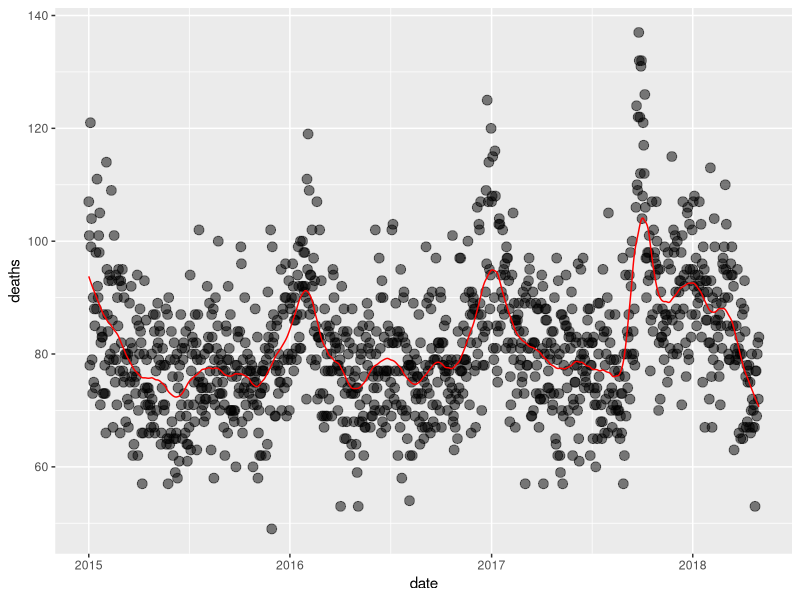
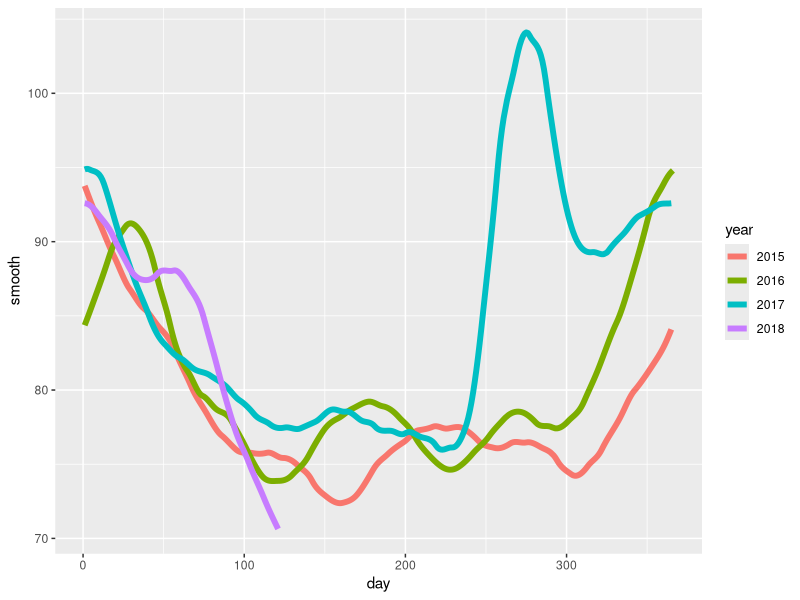

Generate these figures, in order, with R:
# Smoothing lines


library(tidyverse)
library(purrr)
library(pdftools)
library(lubridate)
library(broom)
library(dslabs)

fn <- system.file("extdata", "RD-Mortality-Report_2015-18-180531.pdf", package="dslabs")

dat <- map_df(str_split(pdf_text(fn), "\n"), function(s){
  s <- str_trim(s)
  header_index <- str_which(s, "2015")[1]
  tmp <- str_split(s[header_index], "\\s+", simplify = TRUE)
  month <- tmp[1]
  header <- tmp[-1]
  tail_index  <- str_which(s, "Total")
  n <- str_count(s, "\\d+")
  out <- c(1:header_index, which(n==1), which(n>=28), tail_index:length(s))
  s[-out] %>%
    str_remove_all("[^\\d\\s]") %>%
    str_trim() %>%
    str_split_fixed("\\s+", n = 6) %>%
    .[,1:5] %>%
    as_data_frame() %>% 
    setNames(c("day", header)) %>%
    mutate(month = month,
           day = as.numeric(day)) %>%
    gather(year, deaths, -c(day, month)) %>%
    mutate(deaths = as.numeric(deaths))
}) %>%
  mutate(month = recode(month, "JAN" = 1, "FEB" = 2, "MAR" = 3, "APR" = 4, "MAY" = 5, "JUN" = 6, 
                        "JUL" = 7, "AGO" = 8, "SEP" = 9, "OCT" = 10, "NOV" = 11, "DEC" = 12)) %>%
  mutate(date = make_date(year, month, day)) %>%
  filter(date <= "2018-05-01" & !is.na(deaths))




fit <- loess(deaths ~ as.numeric(date), degree = 1, span = 1/18, data = dat)

dat %>% mutate(smooth = fit$fitted) %>%
  ggplot(aes(date, deaths)) +
  geom_point(size = 3, alpha = .5, color = "black") +
  geom_line(aes(date, smooth), color = "red")


dat %>% 
  mutate(smooth = predict(fit, as.numeric(date)), day = yday(date), year = as.character(year(date))) %>%
  ggplot(aes(day, smooth, col = year)) +
  geom_line(lwd = 2)
